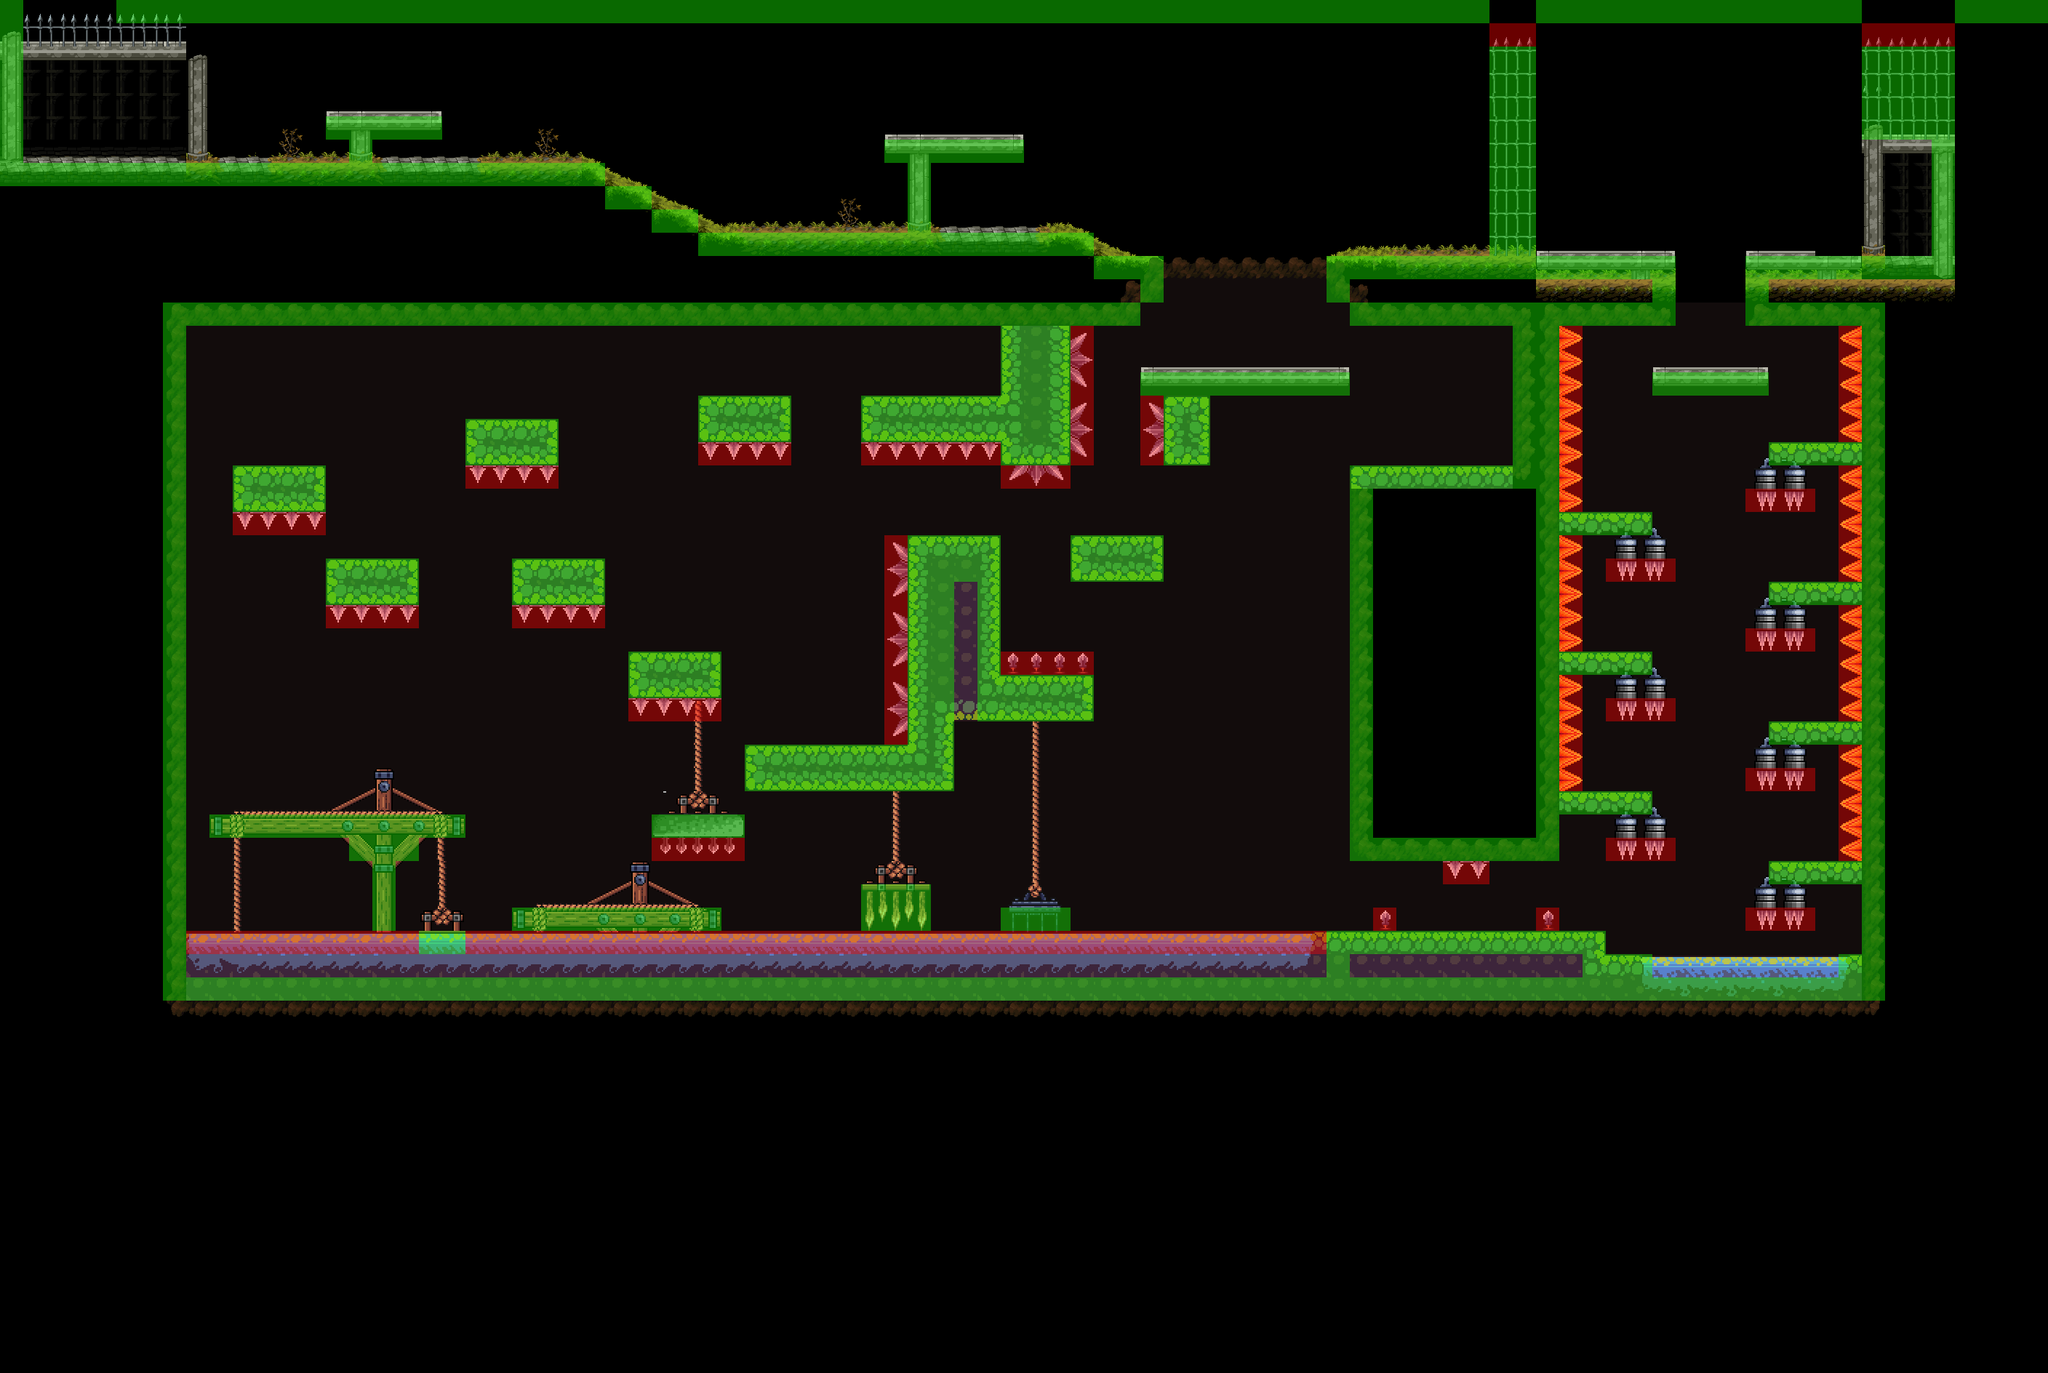

A 2D game scene composited from a Tiled map and its tileset images. What follows is a short description and the map's XML, with each tile layer's data collapsed to a summary:
An orthogonal 88x59 tile map with 32x32 px tiles, 6 tile layers (Fondo, BackGround, Map B, Map F, ...), 1 hidden layer not drawn, 7 tilesets and 47 objects (6x ItemSpawn, 3x EnemySpawn, PlayerSpawn).

<map version="1.10" tiledversion="1.11.0" orientation="orthogonal" renderorder="right-down" width="88" height="59" tilewidth="32" tileheight="32" infinite="0" nextlayerid="18" nextobjectid="95">
 <properties>
  <property name="Draw" type="bool" value="true" />
 </properties>
 <tileset firstgid="1" name="tmw_desert_spacing" tilewidth="32" tileheight="32" spacing="1" margin="1" tilecount="48" columns="8">
  <image source="tmw_desert_spacing.png" width="265" height="199" />
  <wangsets>
   <wangset name="Brick" type="corner" tile="9">
    <wangcolor name="" color="#ff0000" tile="-1" probability="1" />
    <wangtile tileid="0" wangid="0,0,0,1,0,0,0,0" />
    <wangtile tileid="1" wangid="0,0,0,1,0,1,0,0" />
    <wangtile tileid="2" wangid="0,0,0,0,0,1,0,0" />
    <wangtile tileid="8" wangid="0,1,0,1,0,0,0,0" />
    <wangtile tileid="9" wangid="0,1,0,1,0,1,0,1" />
    <wangtile tileid="10" wangid="0,0,0,0,0,1,0,1" />
    <wangtile tileid="16" wangid="0,1,0,0,0,0,0,0" />
    <wangtile tileid="17" wangid="0,1,0,0,0,0,0,1" />
    <wangtile tileid="18" wangid="0,0,0,0,0,0,0,1" />
    <wangtile tileid="19" wangid="0,1,0,0,0,1,0,1" />
    <wangtile tileid="20" wangid="0,1,0,1,0,0,0,1" />
    <wangtile tileid="27" wangid="0,0,0,1,0,1,0,1" />
    <wangtile tileid="28" wangid="0,1,0,1,0,1,0,0" />
   </wangset>
   <wangset name="Marble" type="corner" tile="33">
    <wangcolor name="" color="#ff0000" tile="-1" probability="1" />
    <wangtile tileid="24" wangid="0,0,0,1,0,0,0,0" />
    <wangtile tileid="25" wangid="0,0,0,1,0,1,0,0" />
    <wangtile tileid="26" wangid="0,0,0,0,0,1,0,0" />
    <wangtile tileid="32" wangid="0,1,0,1,0,0,0,0" />
    <wangtile tileid="33" wangid="0,1,0,1,0,1,0,1" />
    <wangtile tileid="34" wangid="0,0,0,0,0,1,0,1" />
    <wangtile tileid="35" wangid="0,1,0,0,0,1,0,1" />
    <wangtile tileid="36" wangid="0,1,0,1,0,0,0,1" />
    <wangtile tileid="40" wangid="0,1,0,0,0,0,0,0" />
    <wangtile tileid="41" wangid="0,1,0,0,0,0,0,1" />
    <wangtile tileid="42" wangid="0,0,0,0,0,0,0,1" />
    <wangtile tileid="43" wangid="0,0,0,1,0,1,0,1" />
    <wangtile tileid="44" wangid="0,1,0,1,0,1,0,0" />
   </wangset>
   <wangset name="Sand" type="corner" tile="14">
    <wangcolor name="" color="#ff0000" tile="29" probability="1" />
    <wangtile tileid="3" wangid="0,1,0,0,0,1,0,1" />
    <wangtile tileid="4" wangid="0,1,0,1,0,0,0,1" />
    <wangtile tileid="5" wangid="0,0,0,1,0,0,0,0" />
    <wangtile tileid="6" wangid="0,0,0,1,0,1,0,0" />
    <wangtile tileid="7" wangid="0,0,0,0,0,1,0,0" />
    <wangtile tileid="11" wangid="0,0,0,1,0,1,0,1" />
    <wangtile tileid="12" wangid="0,1,0,1,0,1,0,0" />
    <wangtile tileid="13" wangid="0,1,0,1,0,0,0,0" />
    <wangtile tileid="14" wangid="0,1,0,1,0,1,0,1" />
    <wangtile tileid="15" wangid="0,0,0,0,0,1,0,1" />
    <wangtile tileid="21" wangid="0,1,0,0,0,0,0,0" />
    <wangtile tileid="22" wangid="0,1,0,0,0,0,0,1" />
    <wangtile tileid="23" wangid="0,0,0,0,0,0,0,1" />
   </wangset>
  </wangsets>
 </tileset>
 <tileset firstgid="49" name="MapMetadata" tilewidth="32" tileheight="32" spacing="1" margin="1" tilecount="2" columns="2">
  <image source="MapMetadata.png" width="67" height="34" />
 </tileset>
 <tileset firstgid="51" name="TilesItchio" tilewidth="32" tileheight="32" tilecount="132" columns="11">
  <image source="TilesItchio.png" width="352" height="384" />
 </tileset>
 <tileset firstgid="183" name="Tileset" tilewidth="32" tileheight="32" tilecount="240" columns="20">
  <image source="Tileset.png" width="640" height="384" />
 </tileset>
 <tileset firstgid="423" name="00 All" tilewidth="32" tileheight="32" tilecount="2176" columns="64">
  <image source="00 All.png" width="2048" height="1088" />
 </tileset>
 <tileset firstgid="2599" name="rino" tilewidth="64" tileheight="32" tilecount="6" columns="6">
  <image source="../Textures/rino_sprites.png" width="384" height="32" />
  <tile id="1">
   <animation>
    <frame tileid="1" duration="100" />
    <frame tileid="3" duration="100" />
    <frame tileid="4" duration="100" />
    <frame tileid="5" duration="100" />
   </animation>
  </tile>
 </tileset>
 <tileset firstgid="2605" source="doors.tsx" />
 <layer id="11" name="Fondo" width="88" height="59">
  <properties>
   <property name="Draw" type="bool" value="true" />
  </properties>
  <data>[5192 cells, 2197 non-empty, 7 distinct tile ids]</data>
 </layer>
 <layer id="8" name="BackGround" width="88" height="59">
  <properties>
   <property name="Draw" type="bool" value="true" />
  </properties>
  <data>[5192 cells, 549 non-empty, 16 distinct tile ids]</data>
 </layer>
 <layer id="1" name="Map B" width="88" height="59">
  <properties>
   <property name="Draw" type="bool" value="true" />
  </properties>
  <data>[5192 cells, 880 non-empty, 205 distinct tile ids]</data>
 </layer>
 <layer id="7" name="Map F" width="88" height="59">
  <properties>
   <property name="Draw" type="bool" value="true" />
  </properties>
  <data>[5192 cells, 448 non-empty, 68 distinct tile ids]</data>
 </layer>
 <layer id="12" name="Spawn" width="88" height="59" visible="0">
  <properties>
   <property name="Draw" type="bool" value="false" />
  </properties>
  <data>[5192 cells, 1 non-empty, 1 distinct tile ids]</data>
 </layer>
 <objectgroup id="14" name="Spawns">
  <properties>
   <property name="Draw" type="bool" value="true" />
  </properties>
  <object id="8" name="PlayerSpawn" x="80.7503" y="201.166">
   <properties>
    <property name="type" value="player" />
   </properties>
   <point />
  </object>
  <object id="9" name="EnemySpawn" x="1994.67" y="326">
   <properties>
    <property name="type" value="enemy" />
   </properties>
   <point />
  </object>
  <object id="10" name="ItemSpawn" x="1311.33" y="507.333">
   <properties>
    <property name="type" value="item" />
   </properties>
   <point />
  </object>
  <object id="11" name="EnemySpawn" x="505.759" y="147.636">
   <properties>
    <property name="type" value="enemy" />
   </properties>
   <point />
  </object>
  <object id="12" name="ItemSpawn" x="1304" y="170">
   <properties>
    <property name="type" value="item" />
   </properties>
   <point />
  </object>
  <object id="13" name="ItemSpawn" x="719.819" y="567.82">
   <properties>
    <property name="type" value="item" />
   </properties>
   <point />
  </object>
  <object id="14" name="ItemSpawn" x="1992.61" y="618.909">
   <properties>
    <property name="type" value="item" />
   </properties>
   <point />
  </object>
  <object id="15" name="ItemSpawn" x="2012.85" y="1258.73">
   <properties>
    <property name="type" value="item" />
   </properties>
   <point />
  </object>
  <object id="16" name="EnemySpawn" x="785.636" y="756.367">
   <properties>
    <property name="type" value="enemy" />
   </properties>
   <point />
  </object>
  <object id="81" name="ItemSpawn" x="2481.83" y="318.833">
   <properties>
    <property name="type" value="item" />
   </properties>
   <point />
  </object>
 </objectgroup>
 <objectgroup id="15" name="DeathZones">
  <object id="20" x="2048" y="32" width="64" height="32" />
  <object id="21" x="2560" y="32" width="128" height="32" />
  <object id="23" x="2144" y="448" width="32" height="250.667" />
  <object id="24" x="2528" y="448" width="32" height="160" />
  <object id="25" x="2528" y="640" width="32" height="160" />
  </objectgroup>
 <objectgroup id="17" name="TriggerForLevel2">
  <!-- 1 objects omitted --></objectgroup>
 <layer id="5" name="Collisions" width="88" height="59">
  <properties>
   <property name="Draw" type="bool" value="false" />
  </properties>
  <data>[5192 cells, 889 non-empty, 2 distinct tile ids]</data>
 </layer>
 <layer id="13" name="McGuffin" width="88" height="59">
  <properties>
   <property name="Draw" type="bool" value="true" />
  </properties>
  <data>[5192 cells, 0 non-empty, 0 distinct tile ids]</data>
 </layer>
</map>
<!-- 32 of 47 objects omitted -->
